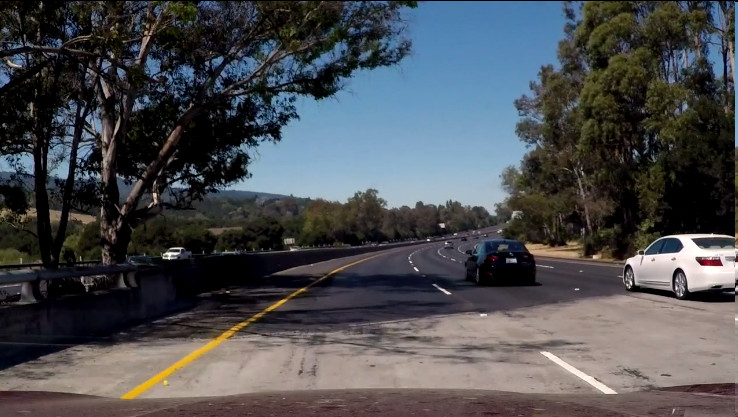
#> input picture Week 1. Finding Lane Lines/PyCharm Port /images/challenge.jpg, 738 x 417 px
$ python -i Utils.py   (imports and definitions only)
#> lines starting #> are read from the running program, lines starting #| are printed output that depends on the picture
import cv2
import numpy as np
import Constants

class MaskCoordinates():
    nw_x=0
    nw_y=0
    nw_x2 = 0
    nw_y2 = 0
    ne_x=0
    ne_y=0
    ne_x2 = 0
    ne_y2 = 0
    sw_x=0
    sw_y=0
    sw_x2 = 0
    sw_y2 = 0
    se_x=0
    se_y=0
    se_x2 = 0
    se_y2 = 0


# [62 lines left out: functions set_mask_bounds, get_mask_bounds, region_of_interest, grayscale, not called in this run]

def increase_contrast(image):
    """this function increases the contrast of the BW image
    TODO learn more about what is happening here
    """
    equ = cv2.equalizeHist(image)
    hist, bins = np.histogram(equ.flatten(), Constants.bin_256, [Constants.hist_range_min, Constants.hist_range_max])
    cdf = hist.cumsum()
    cdf_m = np.ma.masked_equal(cdf, Constants.masked_array_min)
    cdf_m = (cdf_m - cdf_m.min()) * Constants.masked_array_max / (cdf_m.max() - cdf_m.min())
    cdf = np.ma.filled(cdf_m, Constants.masked_array_min).astype('uint8')
    histogram = cdf[image]
    return cv2.equalizeHist(histogram)

class HoughParamters():
    """this is an object used to hold the calculated houh parameters"""
    rho = 0
    min_line_length = 0
    max_line_gap = 0
    threshold = 0
    theta = 0

# [9 lines left out: function set_hough_paramters, not called in this run]


def canny(image, low_threshold, high_threshold):
    """Applies the Canny transform"""
    return cv2.Canny(image, low_threshold, high_threshold)


def gaussian_blur(image, kernel_size):
    """Applies a Gaussian Noise kernel"""
    return cv2.GaussianBlur(image, (kernel_size, kernel_size), 0)


class Line_object():
    line=[]
    slope=1
    slope_is_positive = False
    draw_line = False

# [120 lines left out: functions set_up_line, vett_lines, draw_lines, hough_lines, weighted_img, not called in this run]

>>> import cv2
>>> picture = cv2.imread('images/challenge.jpg', cv2.IMREAD_GRAYSCALE)
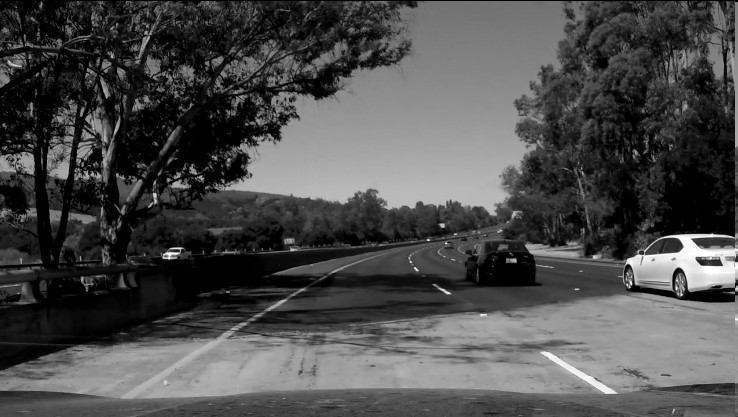
#> picture: shape (417, 738); min 0, max 255, mean 76.8
>>> result = increase_contrast(picture)
#> in increase_contrast, `equ = cv2.equalizeHist(image)`:
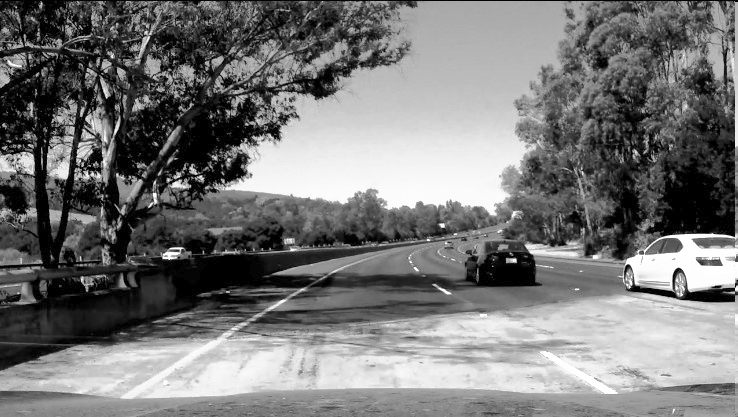
#> equ: shape (417, 738); min 0, max 255, mean 120
#> in increase_contrast, `hist, bins = np.histogram(equ.flatten(), Constants.bin_256, [Constants..`: hist = 256 values, max 19895 at index 0, min 0 at index 1, mean 1202.1; bins = 257 values from 0 to 256
#> in increase_contrast, `cdf = hist.cumsum()`: cdf = 256 values from 19895 to 307746
#> in increase_contrast, `cdf = np.ma.filled(cdf_m, Constants.masked_array_min).astype('uint8')`: cdf = 256 values from 0 to 255

$ run again, on Week 1. Finding Lane Lines/PyCharm Port /images/lane.jpg
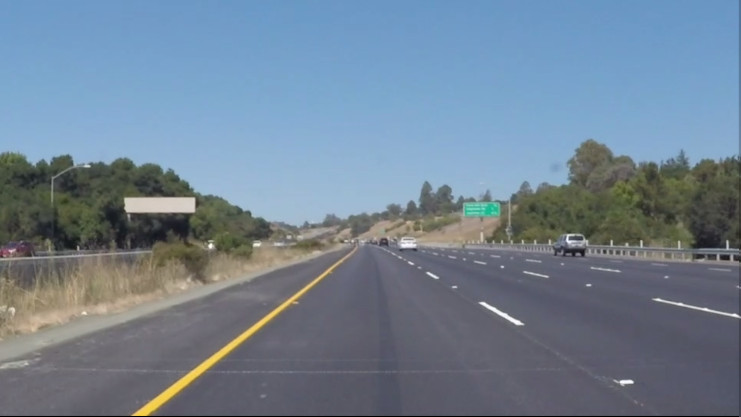
#> input picture Week 1. Finding Lane Lines/PyCharm Port /images/lane.jpg, 741 x 417 px
#> `picture = cv2.imread('images/challenge.jpg', cv2.IMREAD_GRAYSCALE)`:
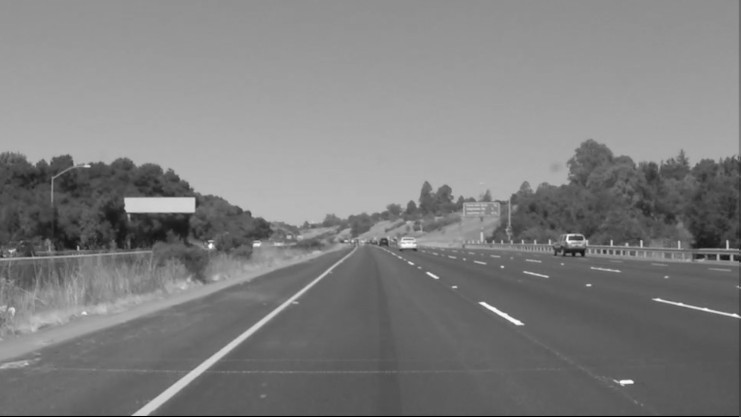
#> picture: shape (417, 741); min 0, max 255, mean 126.9
#> in increase_contrast, `equ = cv2.equalizeHist(image)`:
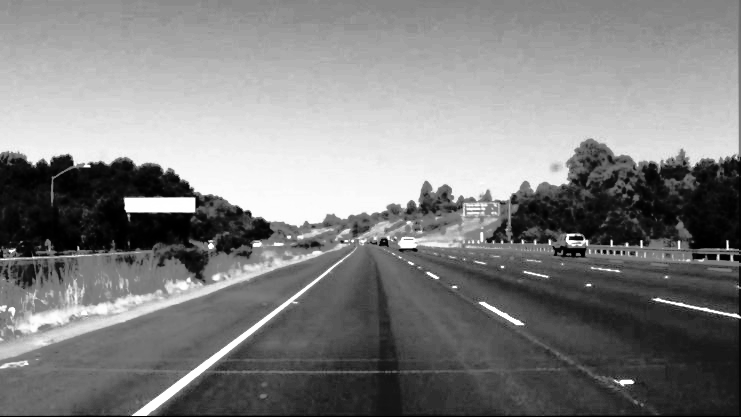
#> equ: shape (417, 741); min 0, max 255, mean 128.8
#> hist = 256 values, max 6235 at index 59, min 0 at index 23, mean 1207; bins = 257 values from 0 to 256
#> in increase_contrast, `cdf = hist.cumsum()`: cdf = 256 values from 1295 to 308997
#> in increase_contrast, `cdf = np.ma.filled(cdf_m, Constants.masked_array_min).astype('uint8')`: cdf = 256 values from 0 to 255
